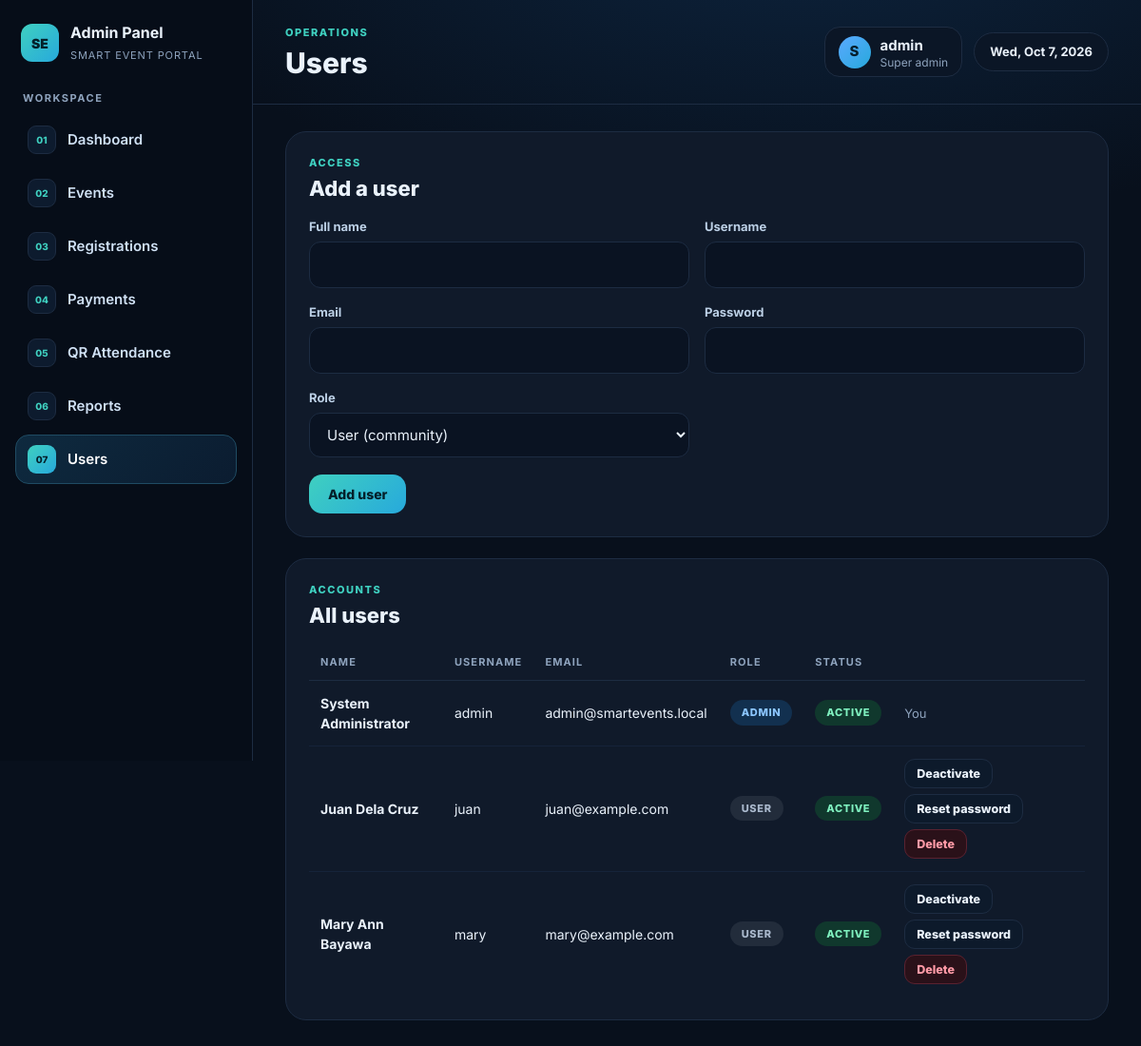
The page /admin/users.php (signed in) on the database its author committed.
### tables this page shows
CREATE TABLE users (
  id          INT AUTO_INCREMENT PRIMARY KEY,
  full_name   VARCHAR(120) NOT NULL,
  username    VARCHAR(60)  NOT NULL UNIQUE,
  email       VARCHAR(150) NOT NULL UNIQUE,
  password    VARCHAR(255) NOT NULL,
  role        ENUM('admin','user') NOT NULL DEFAULT 'user',
  status      ENUM('Active','Inactive') NOT NULL DEFAULT 'Active',
  created_at  TIMESTAMP DEFAULT CURRENT_TIMESTAMP
);

### config.php (called while the page is built, shortened)
<?php
function db(): PDO {
    static $pdo = null;
    if ($pdo === null) {
        $pdo = new PDO(
            'mysql:host=' . DB_HOST . ';dbname=' . DB_NAME . ';charset=utf8mb4',
            DB_USER, DB_PASS,
            [
                PDO::ATTR_ERRMODE => PDO::ERRMODE_EXCEPTION,
                PDO::ATTR_DEFAULT_FETCH_MODE => PDO::FETCH_ASSOC,
                PDO::ATTR_EMULATE_PREPARES => false,
            ]
        );
    }
    return $pdo;
}
function h($v): string { return htmlspecialchars((string)$v, ENT_QUOTES, 'UTF-8'); }
function current_user(): ?array { return $_SESSION['user'] ?? null; }
function require_login(?string $role = null): array {
    $u = current_user();
    return $u;
}

### admin/users.php (the view, shortened to what this page needs)
<?php
require_once __DIR__ . '/../includes/layout.php';
$me = require_login('admin');
$rows = db()->query("SELECT * FROM users ORDER BY role, full_name")->fetchAll();
?>
<div class="card"><div class="card-head"><div><div class="eyebrow">Access</div><h2>Add a user</h2></div></div>
<form method="post"><?= csrf_field() ?><input type="hidden" name="action" value="add">
  <div class="form-grid"><div><label>Full name</label><input name="full_name" required></div><div><label>Username</label><input name="username" required></div>
  <div><label>Email</label><input type="email" name="email" required></div><div><label>Password</label><input type="password" name="password" required minlength="6"></div>
  <div><label>Role</label><select name="role"><option value="user">User (community)</option><option value="admin">Admin</option></select></div></div>
  <button class="btn btn-primary" style="margin-top:18px">Add user</button></form></div>
<div class="card"><div class="card-head"><div><div class="eyebrow">Accounts</div><h2>All users</h2></div></div>
<div class="tablewrap"><table><thead><tr><th>Name</th><th>Username</th><th>Email</th><th>Role</th><th>Status</th><th></th></tr></thead><tbody>
<?php foreach ($rows as $r): ?>
  <tr><td><b><?= h($r['full_name']) ?></b></td><td><?= h($r['username']) ?></td><td><?= h($r['email']) ?></td>
    <td><?= $r['role'] === 'admin' ? '<span class="badge b-blue">Admin</span>' : '<span class="badge b-gray">User</span>' ?></td>
    <td><span class="badge <?= $r['status']==='Active' ? 'b-green' : 'b-red' ?>"><?= h($r['status']) ?></span></td>
    <td><?php if ((int)$r['id'] !== $me['id']): ?><div class="actions">
      <form method="post"><button class="btn btn-sm"><?= $r['status']==='Active' ? 'Deactivate' : 'Activate' ?></button></form>
      <form method="post" onsubmit="var p=prompt('New password (min 6 characters):');if(!p)return false;this.new_password.value=p;return true"><button class="btn btn-sm">Reset password</button></form>
      <form method="post" onsubmit="return confirm('Delete this user?')"><button class="btn btn-sm btn-danger">Delete</button></form></div>
    <?php else: ?><span class="muted small">You</span><?php endif; ?></td></tr>
<?php endforeach; ?></tbody></table></div></div>

### assets/style.css (style rules this page uses)
:root { --bg:#08101c; --side:#060d18; --card:#101a2a; --line:#1d2c42; --text:#eaf2fb; --muted:#8ea3bd; --teal:#3fd0c0; --cyan:#27a9dc; --blue:#5aa9ff; --amber:#f6c344; --red:#ff6b7a; --green:#4fd69c; --r:18px; }
* { box-sizing:border-box }
html,body { margin:0 }
body { background:radial-gradient(1200px 600px at 70% -10%,#0d2540 0,transparent 60%),var(--bg);color:var(--text); font-family:Inter,"Segoe UI",system-ui,sans-serif;font-size:15px;line-height:1.5;min-height:100vh }
h1,h2,h3 { margin:0;line-height:1.15 }
h2 { font-size:22px;font-weight:800 }
.eyebrow { font-size:11px;letter-spacing:.14em;text-transform:uppercase;font-weight:800;color:var(--teal);margin-bottom:6px }
.muted { color:var(--muted) }
.small { font-size:13px }
.btn { display:inline-flex;align-items:center;justify-content:center;gap:8px;border-radius:14px;padding:12px 20px;font-weight:800;font-size:14px;border:1px solid var(--line);background:#0d1a2b;color:var(--text);cursor:pointer;font-family:inherit }
.btn-primary { background:linear-gradient(135deg,var(--teal),var(--cyan));color:#04202a;border:0 }
.btn-danger { background:#2a1119;border-color:#5a2230;color:#ff9aa6 }
.btn-sm { padding:7px 12px;font-size:12.5px;border-radius:11px }
.card { background:var(--card);border:1px solid var(--line);border-radius:22px;padding:24px;margin-bottom:22px }
.card-head { display:flex;justify-content:space-between;align-items:flex-start;gap:12px;margin-bottom:18px;flex-wrap:wrap }
label { display:block;font-size:13px;font-weight:700;color:#bcd0e6;margin-bottom:6px }
input,select,textarea { width:100%;background:#0a1322;border:1px solid var(--line);border-radius:12px;color:var(--text);padding:12px 14px;font:inherit }
.form-grid { display:grid;grid-template-columns:1fr 1fr;gap:16px }
.tablewrap { overflow-x:auto }
table { width:100%;border-collapse:collapse;font-size:14px }
th { text-align:left;font-size:11px;letter-spacing:.1em;text-transform:uppercase;color:var(--muted);padding:10px 12px;border-bottom:1px solid var(--line);white-space:nowrap }
td { padding:13px 12px;border-bottom:1px solid #15233a;vertical-align:middle }
tr:last-child td { border-bottom:0 }
.actions { display:flex;gap:6px;flex-wrap:wrap }
.actions form { margin:0 }
.badge { display:inline-block;padding:5px 12px;border-radius:999px;font-size:11px;font-weight:800;letter-spacing:.06em;text-transform:uppercase;background:#26303f;color:#c9d6e6;white-space:nowrap }
.b-green { background:#10382d;color:#7ff0bf }
.b-blue { background:#12304f;color:#8cc6ff }
.b-gray { background:#222c3b;color:#a9b8cc }

### rows shown on the page
users: full_name "System Administrator", username "admin", email "admin@smartevents.local", role "ADMIN", status "ACTIVE", shows "You"
users: full_name "Juan Dela Cruz", username "juan", email "juan@example.com", role "USER", status "ACTIVE", shows "Deactivate"
users: full_name "Mary Ann Bayawa", username "mary", email "mary@example.com", role "USER", status "ACTIVE", shows "Deactivate"

### other values the page prints
$label "Dashboard"
$label "Events"
$label "Registrations"
$label "Payments"
$label "QR Attendance"
$label "Reports"
$label "Users"
$title "Users"
$ini "S"
$u['username'] "admin"
